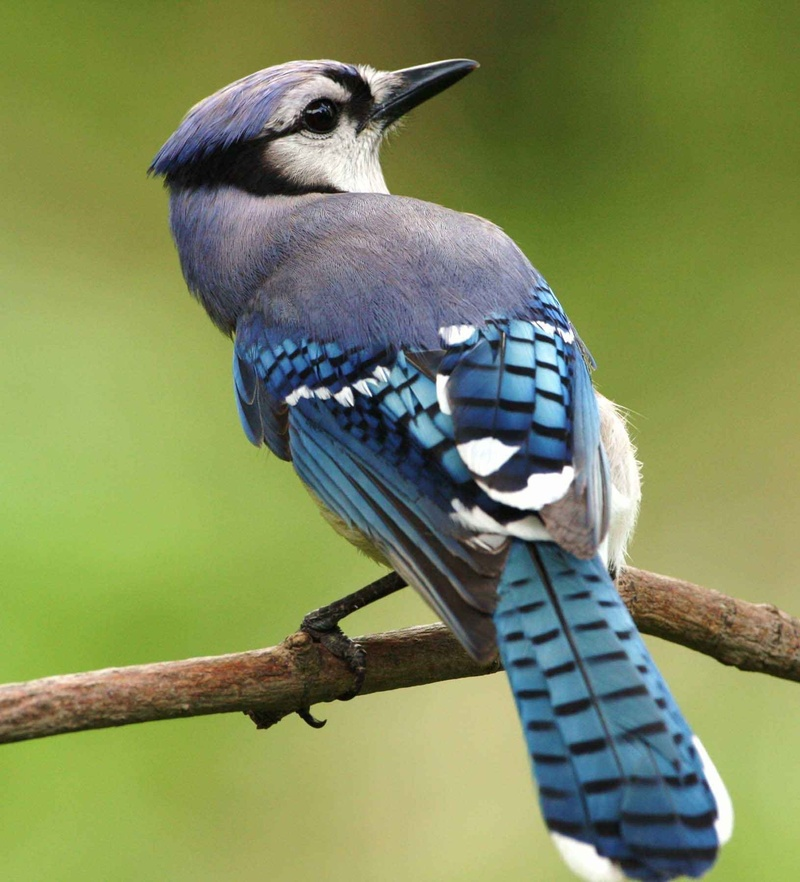
#> input picture burung.jpg, 800 x 882 px, shrunk from 1631 x 1800 before the run
$ python main.py
#> lines starting #> are read from the running program, lines starting #| are printed output that depends on the picture; after the words box and inside, x2 and y2 are one past the last pixel; in counts of white or black regions, pixels touching at a corner belong together
import cv2
import matplotlib.pyplot as plt

img = cv2.imread('burung.jpg')
#> img is the input picture: shape (882, 800, 3); mean B, G, R 89.5, 138.4, 126.3
img = cv2.cvtColor(img, cv2.COLOR_BGR2RGB)

hsv_img = cv2.cvtColor(img, cv2.COLOR_RGB2HSV)
#> hsv_img: shape (882, 800, 3); mean H, S, V 51.6, 116.7, 145

low_range = (100, 100, 100)
high_range = (189, 255, 255)

mask = cv2.inRange(hsv_img, low_range, high_range)
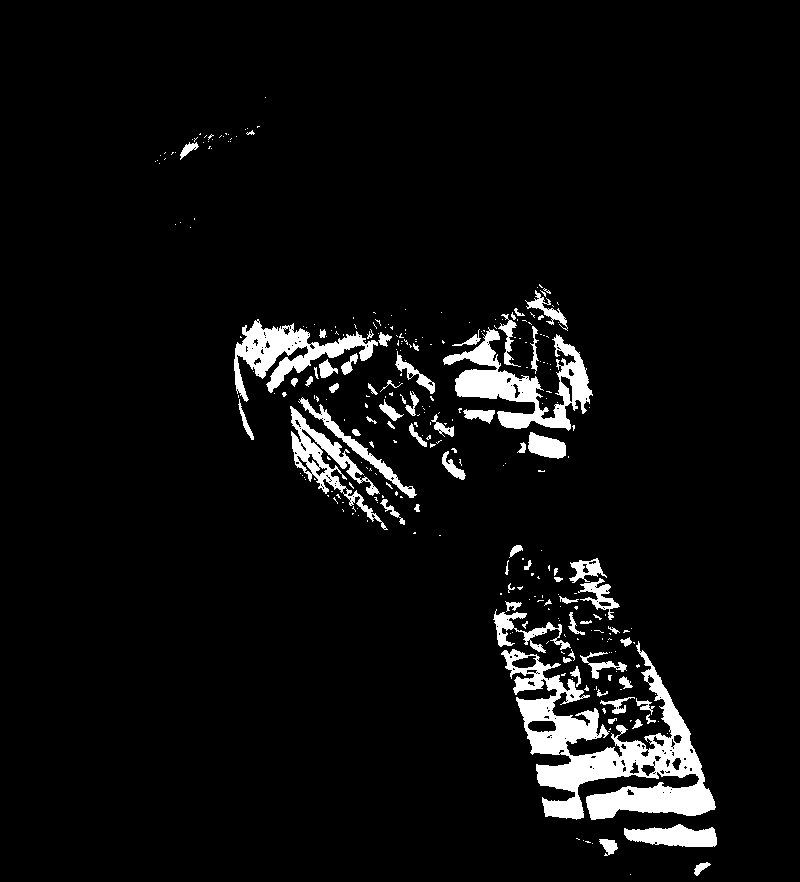
#> mask: shape (882, 800); 5.4% white; 307 white regions (235 under 20 px), largest, box (x1, y1, x2, y2) and area: (501, 641, 716, 820) 13952, (443, 327, 593, 431) 5434, (234, 319, 378, 402) 3971
result = cv2.bitwise_and(img, img, mask=mask)
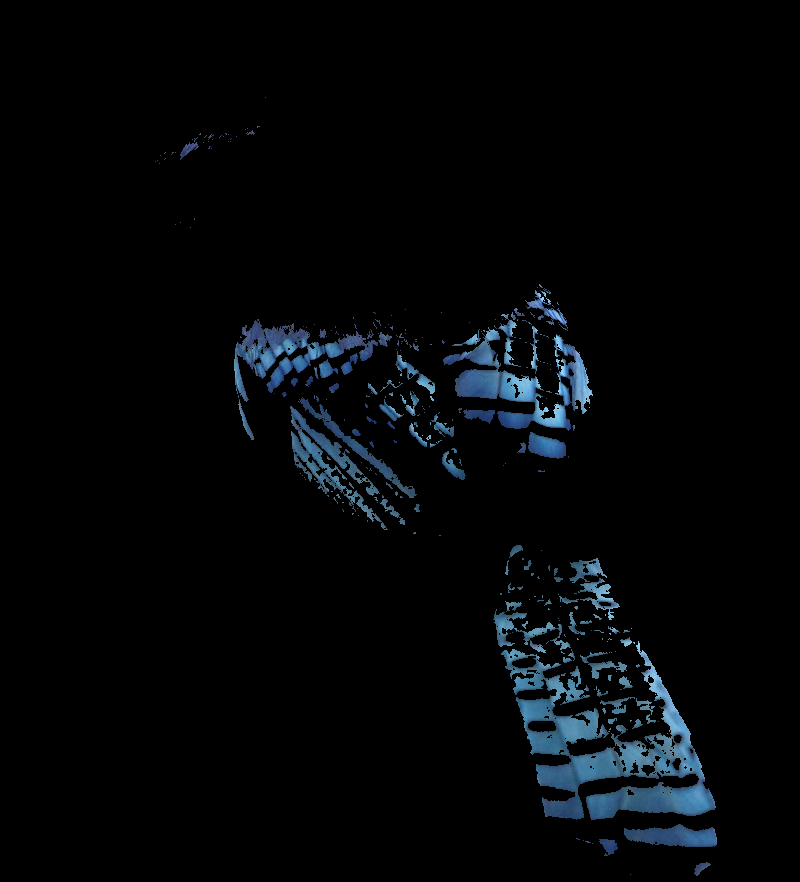
#> result: shape (882, 800, 3); mean R, G, B 3.7, 6, 7.9

plt.subplot(1, 2, 1)
plt.title('Citra Asli')
plt.imshow(img)
plt.subplot(1, 2, 2)
plt.title('Citra Hasil Segmentasi')
plt.imshow(result)
plt.show()
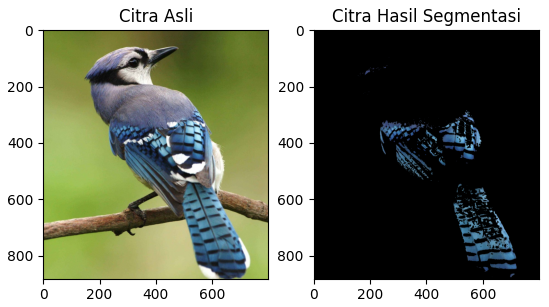
#> figure drawn by matplotlib, 2 panels

$ run again, with Ilaam.jpeg copied over burung.jpg
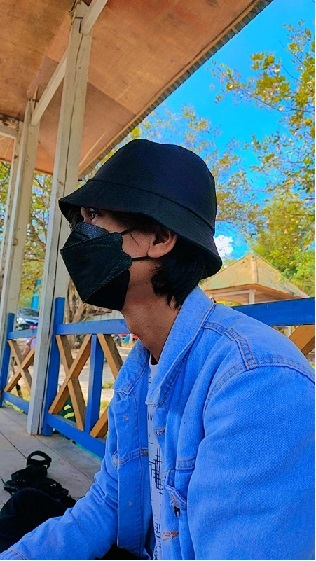
#> input picture Ilaam.jpeg, 316 x 561 px
#> img is the input picture: shape (561, 316, 3); mean B, G, R 139.7, 112.8, 86.8
#> hsv_img: shape (561, 316, 3); mean H, S, V 74, 159.9, 167.2
#> `mask = cv2.inRange(hsv_img, low_range, high_range)`:
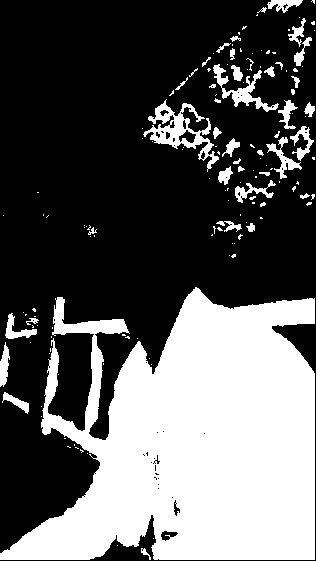
#> mask: shape (561, 316); 35.6% white; 146 white regions (104 under 20 px), largest, box (x1, y1, x2, y2) and area: (0, 287, 315, 560) 56192, (143, 99, 219, 172) 1588, (213, 64, 279, 112) 786
#> `plt.show()`:
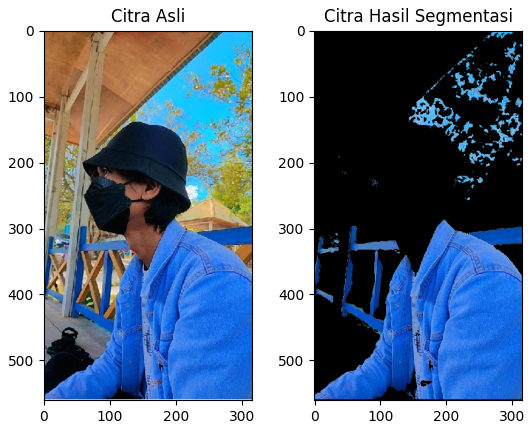
#> figure drawn by matplotlib, 2 panels
